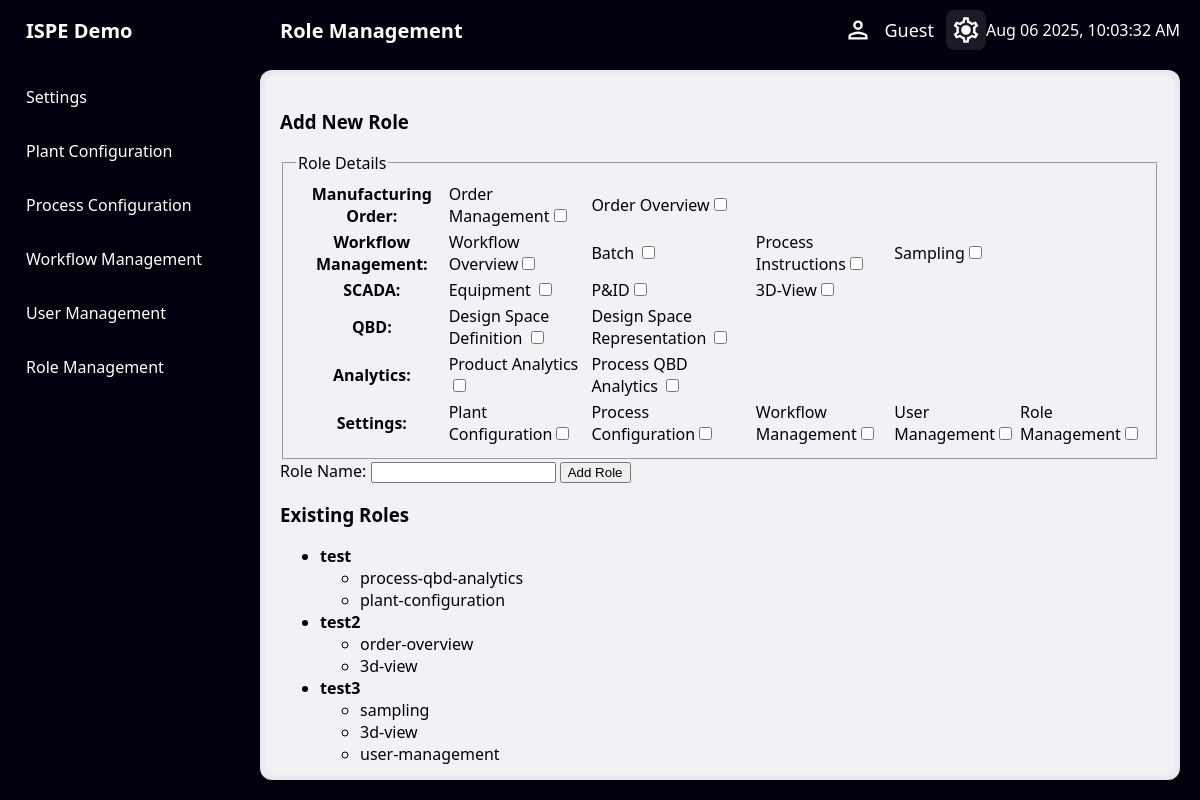
Screenshot of /role-management with the database file from the repository.
### models.py (models this page shows)
class Role(db.Model):
    __tablename__ = 'roles'
    id = db.Column(db.Integer, primary_key=True)
    name = db.Column(db.String, unique=True, nullable=False)
    permissions = db.relationship('RolePermission', backref='role', cascade="all, delete-orphan")

class RolePermission(db.Model):
    __tablename__ = 'role_permissions'
    id = db.Column(db.Integer, primary_key=True)
    permission = db.Column(db.String, nullable=False)
    role_id = db.Column(db.Integer, db.ForeignKey('roles.id'), nullable=False)

### app.py (the view)
    @app.route('/role-management')
    def role_management():
        roles = Role.query.all()
        roles_with_permissions = [
            {
                'name': role.name,
                'permissions': [perm.permission for perm in role.permissions]
            }
            for role in roles
        ]
        return render_template('role-management.html', roles=roles_with_permissions)

### timeout.py (called while the page is built)
def register_timeout_hook(app):
    @app.before_request
    def check_inactivity():
        if current_user.is_authenticated:
            now = datetime.utcnow()
            last_activity = session.get('last_activity')
            if last_activity:
                last_active = datetime.fromisoformat(last_activity)
                elapsed = (now - last_active).total_seconds()
                if elapsed > INACTIVITY_TIMEOUT:
                    logout_user()
                    session.pop('last_activity', None)
                    return redirect(url_for('Logout_message'))
            session['last_activity'] = now.isoformat()

### templates/role-management.html (shortened to what this page needs)
{% extends "basesettings.html" %}
{% block header_title %}Role Management{% endblock %}
{% block content %}
<div class="role-management-container">
    <div id="add-role-modal" class="modal">
        <div class="modal-content">
            <h3>Add New Role</h3>
            <form id="add-role-form">
                <fieldset>
                <legend>Role Details</legend>
                <table>
                    <tr>
                        <th><label for="manufacturing-order">Manufacturing Order:</label></th>
                        <td>Order Management<input type="checkbox" id="order-management" name="order-management" ></td>
                        <td>Order Overview<input type="checkbox" id="order-overview" name="order-overview" ></td>
                    </tr>
                    <tr>
                        <th><label for="workflow-management">Workflow Management:</label></th>
                        <td>Workflow Overview<input type="checkbox" id="workflow-overview" name="workflow-overview" ></td>
                        <td>Batch <input type="checkbox" id="batch" name="batch" ></td>
                        <td>Process Instructions<input type="checkbox" id="process-instructions" name="process-instructions" ></td>
                        <td>Sampling<input type="checkbox" id="sampling" name="sampling" ></td>
                    </tr>
                    <tr>
                        <th><label for="scada">SCADA:</label></th>
                        <td>Equipment <input type="checkbox" id="equipment" name="equipment" ></td>
                        <td>P&ID<input type="checkbox" id="pid" name="pid" ></td>
                        <td>3D-View<input type="checkbox" id="3d-view" name="3d-view" ></td>
                    </tr>
                    <tr>
                        <th><label for="QBD">QBD:</label></th>
                        <td>Design Space Definition <input type="checkbox" id="design-space-definition" name="design-space-definition" ></td>
                        <td>Design Space Representation <input type="checkbox" id="design-space-representation" name="design-space-representation" ></td>
                    </tr>
                    <tr>
                        <th><label for="analytics">Analytics:</label></th>
                        <td>Product Analytics <input type="checkbox" id="product-analytics" name="product-analytics" ></td>
                        <td>Process QBD Analytics <input type="checkbox" id="process-qbd-analytics" name="process-qbd-analytics" ></td>
                    </tr>
                    <tr>
                        <th><label for="Settings">Settings:</label></th>
                        <td>Plant Configuration<input type="checkbox" id="plant-configuration" name="plant-configuration" ></td>
                        <td>Process Configuration<input type="checkbox" id="process-configuration" name="process-configuration" ></td>
                        <td>Workflow Management<input type="checkbox" id="workflow-management" name="workflow-management" ></td>
                        <td>User Management<input type="checkbox" id="user-management" name="user-management" ></td>
                        <td>Role Management<input type="checkbox" id="role-management" name="role-management" ></td>
                    </tr>
                </table>
                </fieldset>
            <label for="role-name">Role Name:</label>
            <input type="text" id="role-name" name="role-name">
            <button type="submit">Add Role</button>
            </form>
        </div>
                <h3>Existing Roles</h3>
        <ul>
            {% for role in roles %}
                <li>
                    <strong>{{ role.name }}</strong>
                    {% if role.permissions %}
                        <ul>
                            {% for perm in role.permissions %}
                                <li>{{ perm }}</li>
                            {% endfor %}
                        </ul>
                    {% endif %}
                </li>
            {% else %}
                <li>No roles defined yet.</li>
            {% endfor %}
        </ul>
    </div>
{% endblock %}

### templates/basesettings.html (shortened to what this page needs)
<!DOCTYPE html>
<html lang="en">
<head>
    <link rel="stylesheet" href="{{ url_for('static', filename='css/style.css') }}">
    <link rel="stylesheet" href="{{ url_for('static', filename='css/header.css') }}">
    <link rel="stylesheet" href="{{ url_for('static', filename='css/sidebar.css') }}">
    <link rel="stylesheet" href="{{ url_for('static', filename='css/settings.css') }}">
    <link rel="stylesheet" href="{{ url_for('static', filename='css/plantconfig.css') }}">
    <link rel="stylesheet" href="{{ url_for('static', filename='css/login.css') }}">
    <link rel="stylesheet" href="{{ url_for('static', filename='css/processconfig.css') }}">
    <link rel="stylesheet" href="{{ url_for('static', filename='css/workflowmanagement.css') }}">
</head>
<body>
    <div class="header">
        <div class="left-section">
            {% block header_title %}Welcome Screen{% endblock %}
        </div>
        <div class="user-info">
            <img src="{{ url_for('static', filename='images/icons/user.svg') }}" alt="User" class="user-icon" style="width: 32px; height: 32px;">
            <span class="user-name" id="user-name">
                {% if not current_user.is_authenticated %}
                {{ appconfig.Username }}
                {% endif %}
            </span>
        </div>
        <a href="/index" class="settings active">
            <img src="{{ url_for('static', filename='images/icons/settings.svg') }}" alt="Settings" class="settings-icon" style="width: 32px; height: 32px;">
        </a>
        <div class="right-section" id="datetime">
        </div>
    </div>
    <nav class = "sidebar">
        <div href="/index" class="logo">ISPE Demo</div>
        <div id = "settings-sidebar" class = "menu-content-settings show-sidebar">
            <div class = "menu-items-setting">
                <div class = "item-settings">
                    <a href="/settings">Settings</a>
                </div>
                <div class = "item-settings">
                    <a href="/plantconfig">Plant Configuration</a>
                </div>
                <div class = "item-settings">
                    <a href="/processconfig">Process Configuration</a>
                </div>
                <div class = "item-settings">
                    <a href="/workflow-management">Workflow Management</a>
                </div>
                <div class = "item-settings">
                    <a href="/user-management">User Management</a>
                </div>
                <div class = "item-settings">
                    <a href="/role-management">Role Management</a>
                </div>
            </div>
        </div>
    </nav>
    <div class="content">
        {% block content %}{% endblock %}
    </div>
</body>
</html>

### static/css/header.css (style rules this page uses)
.header { position: fixed; display: flex; justify-content: space-between; align-items: center; background-color: var(--header-background, #0a0a15); color: var(--header-text-color, white); height: 60px; left: 250px; right: 0; top: 0; padding: 0 20px; z-index: 1000; }
.left-section { display: flex; align-items: center; padding-left: 10px; padding-right: 50px; min-width: 100px; font-weight: bold; font-size: 20px; }
.right-section { display: flex; align-items: center; gap: 10px; min-width: 100px; }
.user-info { display: flex; align-items: center; background-color: var(--button-background, #1a1a2e); border-radius: 8px; padding: 0 12px; height: 40px; cursor: default; }
.user-icon { width: 32px; height: 32px; }
.user-name { margin-left: 10px; font-size: 18px; color: white; white-space: nowrap; }
.settings { display: flex; align-items: center; justify-content: center; width: 40px; height: 40px; border-radius: 8px; background-color: var(--button-background, #1a1a2e); cursor: pointer; transition: background-color 0.2s ease-in-out; }
.user-logout:hover, .settings:hover, .settings.active { background-color: var(--button-hover-color, #2a2a3d); }

### static/css/sidebar.css (style rules this page uses)
.sidebar { position: fixed; height: 100%; width: 230px; background: var(--sidebar-background); padding-left: 10px; padding-right: 10px; padding-bottom: 10px; top: 0; left: 0; }
.sidebar a { text-decoration: none; color: var(--sidebar-text-color); }
.logo { font-size: 20px; font-weight: bold; padding-left: 16px; height: 60px; color: var(--sidebar-text-color); display: flex; align-items: center; }
.menu-content-settings { position: relative; height: 100%; width: 100%; margin-top: 10px; overflow-y: scroll; visibility: hidden; }
.item a, .item-settings a, .submenu-item { padding:16px; display: inline-block; width: 198px; border-radius: 12px; cursor: pointer; }
#sidebar, #settings-sidebar { position: absolute; top: 70; left: 10; width: 100%; height: 100%; visibility: hidden; transition: opacity 0.3s ease; opacity: 0; }
#settings-sidebar.show-sidebar { visibility: visible; opacity: 1; }

### rows the page displays
Role: name "test"
RolePermission: permission "process-qbd-analytics"
RolePermission: permission "plant-configuration"
Role: name "test2"
RolePermission: permission "order-overview"
RolePermission: permission "3d-view"
Role: name "test3"
RolePermission: permission "sampling"
RolePermission: permission "3d-view"
RolePermission: permission "user-management"

### other values shown
{{ appconfig.Username }} "Guest"
